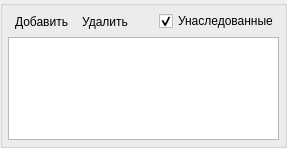
<?xml version="1.0" encoding="UTF-8"?>
<ui version="4.0">
 <class>RTPTechGroup::ModelerIde::PermissionWidget</class>
 <widget class="QWidget" name="RTPTechGroup::ModelerIde::PermissionWidget">
  <property name="geometry">
   <rect>
    <x>0</x>
    <y>0</y>
    <width>287</width>
    <height>148</height>
   </rect>
  </property>
  <property name="windowTitle">
   <string>Form</string>
  </property>
  <layout class="QVBoxLayout" name="verticalLayout">
   <property name="spacing">
    <number>5</number>
   </property>
   <property name="leftMargin">
    <number>0</number>
   </property>
   <property name="topMargin">
    <number>0</number>
   </property>
   <property name="rightMargin">
    <number>0</number>
   </property>
   <property name="bottomMargin">
    <number>0</number>
   </property>
   <item>
    <widget class="QGroupBox" name="groupBoxPerm">
     <property name="title">
      <string/>
     </property>
     <layout class="QVBoxLayout" name="verticalLayout_3">
      <property name="spacing">
       <number>5</number>
      </property>
      <property name="leftMargin">
       <number>5</number>
      </property>
      <property name="topMargin">
       <number>5</number>
      </property>
      <property name="rightMargin">
       <number>5</number>
      </property>
      <property name="bottomMargin">
       <number>5</number>
      </property>
      <item>
       <layout class="QHBoxLayout" name="horizontalLayouListTool">
        <property name="spacing">
         <number>0</number>
        </property>
        <item>
         <widget class="QToolButton" name="toolButtonAdd">
          <property name="text">
           <string>Добавить</string>
          </property>
          <property name="icon">
           <iconset resource="modeleride.qrc">
            <normaloff>:/add</normaloff>:/add</iconset>
          </property>
          <property name="iconSize">
           <size>
            <width>16</width>
            <height>16</height>
           </size>
          </property>
          <property name="toolButtonStyle">
           <enum>Qt::ToolButtonTextBesideIcon</enum>
          </property>
          <property name="autoRaise">
           <bool>true</bool>
          </property>
         </widget>
        </item>
        <item>
         <widget class="QToolButton" name="toolButtonDelete">
          <property name="text">
           <string>Удалить</string>
          </property>
          <property name="icon">
           <iconset resource="modeleride.qrc">
            <normaloff>:/remove</normaloff>:/remove</iconset>
          </property>
          <property name="iconSize">
           <size>
            <width>16</width>
            <height>16</height>
           </size>
          </property>
          <property name="toolButtonStyle">
           <enum>Qt::ToolButtonTextBesideIcon</enum>
          </property>
          <property name="autoRaise">
           <bool>true</bool>
          </property>
         </widget>
        </item>
        <item>
         <spacer name="horizontalSpacerListTool">
          <property name="orientation">
           <enum>Qt::Horizontal</enum>
          </property>
          <property name="sizeHint" stdset="0">
           <size>
            <width>40</width>
            <height>20</height>
           </size>
          </property>
         </spacer>
        </item>
        <item>
         <widget class="QCheckBox" name="checkBoxInInherited">
          <property name="text">
           <string>Унаследованные</string>
          </property>
          <property name="checked">
           <bool>true</bool>
          </property>
         </widget>
        </item>
       </layout>
      </item>
      <item>
       <widget class="QTreeView" name="treeViewPerm">
        <property name="alternatingRowColors">
         <bool>true</bool>
        </property>
        <attribute name="headerStretchLastSection">
         <bool>false</bool>
        </attribute>
       </widget>
      </item>
     </layout>
    </widget>
   </item>
  </layout>
 </widget>
 <resources>
  <include location="modeleride.qrc"/>
 </resources>
 <connections/>
</ui>
